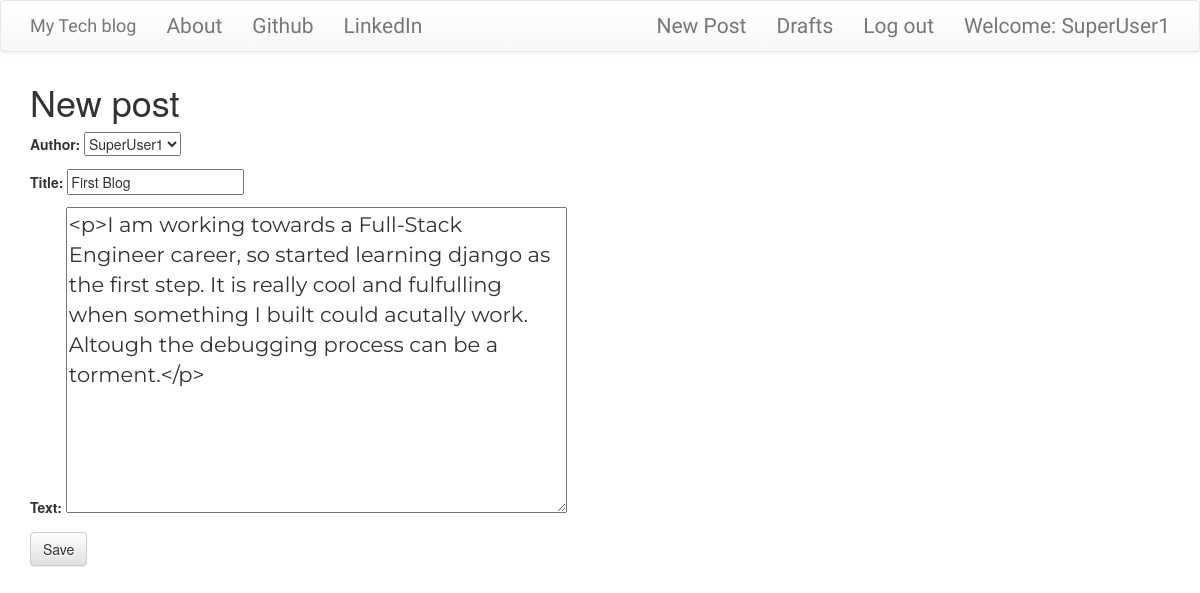
Screenshot of /post/1/edit/ (signed in) with the database file from the repository.
### blog/models.py (models this page shows, shortened)
class Post(models.Model):
    author = models.ForeignKey('auth.User')
    title = models.CharField(max_length=200)
    text = models.TextField()
    created_date = models.DateTimeField(default=timezone.now)
    published_date = models.DateTimeField(blank=True,null=True)

### blog/views.py (the view)
# urls.py: url(r'^post/(?P<pk>\d+)/edit/$',views.PostUpdateView.as_view(),name='post_edit'),
class PostUpdateView(LoginRequiredMixin,UpdateView):
    login_url = '/login/'
    redirect_field_name = 'blog/post_detail.html'
    form_class = PostForm
    model = Post

### blog/forms.py
class PostForm(forms.ModelForm):
    class Meta():
        model = Post
        fields = ('author','title','text')
        widgets = {
            'title':forms.TextInput(attrs={'class':'textinputclass'}),
            'text':forms.Textarea(attrs={'class':'editable medium-editor-textarea postcontent'})
        }

### blog/templates/blog/blog/post_form.html (shortened to what this page needs)
{% extends 'blog/base.html' %}
{% block content %}
    <h1>New post</h1>
    <form method="POST" class="post-form">
    {{form.as_p}}
    <button type="submit" class="save btn btn-default">Save</button>
    </form>
{% endblock %}

### blog/templates/blog/blog/base.html (shortened to what this page needs)
<!DOCTYPE html>
{% load staticfiles %}
<html>
    <head>
        <link rel="stylesheet" href="https://maxcdn.bootstrapcdn.com/bootstrap/3.3.7/css/bootstrap.min.css">
        <link rel="stylesheet" href="https://maxcdn.bootstrapcdn.com/bootstrap/3.3.7/css/bootstrap-theme.min.css">
        <link rel="stylesheet" href="//cdn.jsdelivr.net/medium-editor/latest/css/medium-editor.min.css" type="text/css" media="screen" charset="utf-8">
        <link rel="stylesheet" href="{% static 'css/blog.css' %}">
<body class='loader'>
  <nav class="navbar navbar-default techfont custom-navbar">
    <div class="container">
      <ul class="nav navbar-nav">
        <li><a class='navbar-brand bigbrand' href="{% url 'post_list' %}">My Tech blog</a></li>
        <li><a href="{% url 'about'%}">About</a></li>
        <li><a href="https://www.github.com">Github</a></li>
        <li><a href="https://www.linkedin.com">LinkedIn</a></li>
      </ul>
      <ul class="nav navbar-nav navbar-right">
        {% if user.is_authenticated %}
        <li>
          <a href="{% url 'post_new' %}" >New Post</a>
        </li>
        <li>
          <a href="{% url 'post_draft_list' %}">Drafts</a>
        </li>
        <li>
          <a href="{% url 'logout' %}" >Log out</a>
        </li>
        <li>
          <a >Welcome: {{ user.username }}</a>
        </li>
          {% else %}
          <li><a class='nav navbar-right' href="{% url 'login' %}" ><span class="glyphicon glyphicon-user"></span></a></li>
        {% endif %}
      </ul>
  </div>
</nav>
        <div class="content container">
            <div class="row">
                <div class="col-md-8">
                  <div class="blog_posts">
                    {% block content %}
                    {% endblock %}
                  </div>
                </div>
            </div>
        </div>
</body>
</html>

### blog/static/css/blog.css (style rules this page uses)
.techfont { font-family: 'Russo One',sans-serif; font-size: 1.5em; margin-bottom: 10px; }
.postcontent { font-family: 'Montserrat'; font-size: 1.5em; }
.loader { filter:hue-rotate(0deg); color:linear-gradient(45deg,#0f8,#08f); animation:hue 10000ms infinite linear; }

### rows the page displays
Post: author "SuperUser1", title "First Blog", text "<p>I am working towards a Full-Stack Engineer career, so started learning django as the first step. It is really cool and fulfulling when something I built could acutally work. Altough the debugging process can be a torment.</p>"

### other values shown
{{ user.username }} "SuperUser1"
